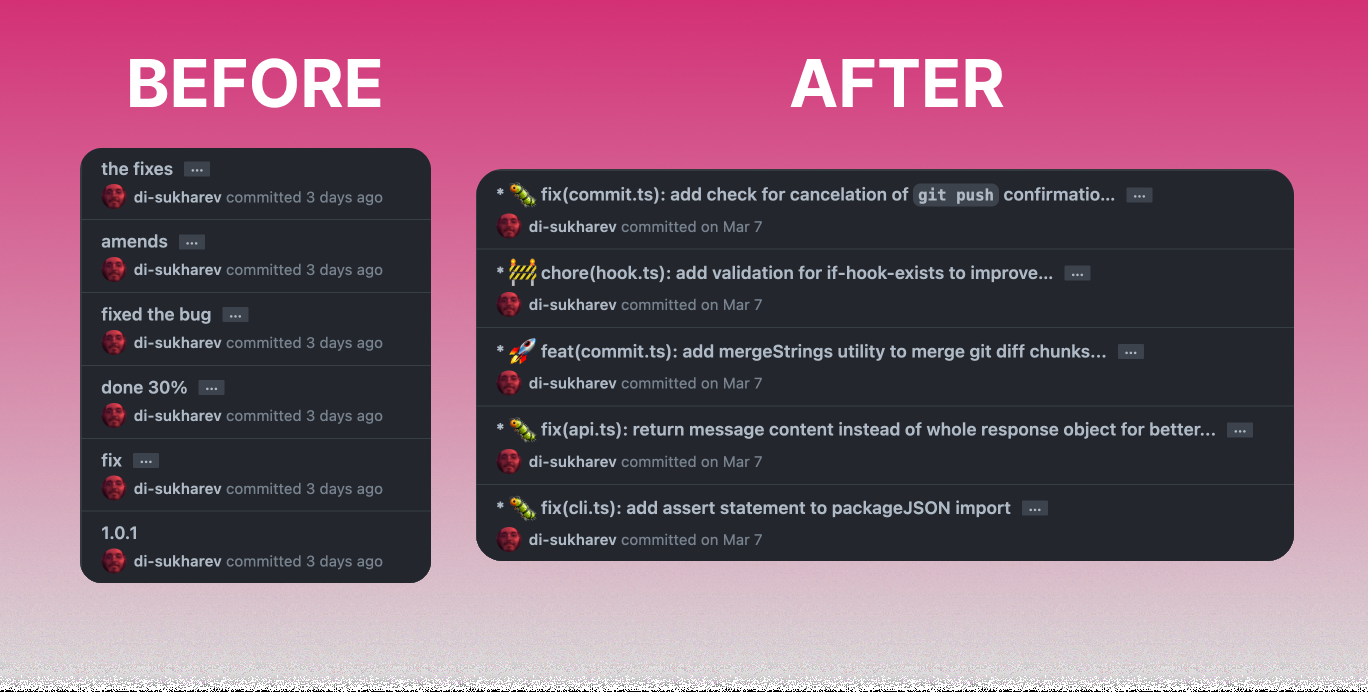
#> input picture opencommit-master/.github/opencommit-example.png, 1368 x 692 px
$ python -i fig.py   (imports and definitions only)
#> lines starting #> are read from the running program, lines starting #| are printed output that depends on the picture
import asyncio
import io
from typing import List, Tuple

import discord
from discord import app_commands
from discord.ext import commands
from PIL import Image, ImageSequence

MAX_SIZE = 512 * 1024  # 512 KB
STICKER_SIZE = (320, 320)
MAX_FIG_SIZE = 512 * 1024  # 512 KB
FIG_DIM = (320, 320)


# [120 lines left out: functions fit_on_canvas, compress_static_image, prepare_gif_frames, compress_gif, fit_on_sticker_canvas, compress_static_image, not called in this run]


def _prepare_gif_frames(data: bytes, scale: float, colors: int) -> Tuple[List[Image.Image], List[int], int]:
    img = Image.open(io.BytesIO(data))
    frames: List[Image.Image] = []
    durations: List[int] = []
    loop = img.info.get("loop", 0)

    for frame in ImageSequence.Iterator(img):
        duration = frame.info.get("duration", 80)

        fitted = fit_on_sticker_canvas(frame.convert("RGBA"), scale=scale)

        # reduz paleta para diminuir tamanho
        paletted = fitted.convert(
            "P", palette=Image.Palette.ADAPTIVE, colors=colors)
        frames.append(paletted)
        durations.append(duration)

    return frames, durations, loop


def compress_gif(data: bytes) -> io.BytesIO:
    """Converte GIF para 320x320 e tenta ficar <= 512KB."""
    attempts = [
        (1.0, 128),
        (0.95, 128),
        (0.9, 96),
        (0.85, 64),
        (0.8, 64),
        (0.75, 48),
        (0.7, 32),
        (0.65, 24),
        (0.6, 16),
    ]

    for scale, colors in attempts:
        frames, durations, loop = _prepare_gif_frames(
            data, scale=scale, colors=colors)

        output = io.BytesIO()
        frames[0].save(
            output,
            format="GIF",
            save_all=True,
            append_images=frames[1:],
            optimize=True,
            loop=loop,
            duration=durations,
            disposal=2,
            transparency=0,
        )
        output.seek(0)

        if output.getbuffer().nbytes <= MAX_SIZE:
            return output

    raise ValueError("Não consegui comprimir o GIF para 512KB.")


# [62 lines that did not run here, left out]


# [2 lines not run here, left out]

>>> import cv2
>>> picture = cv2.imread('../opencommit-master/.github/opencommit-example.png', cv2.IMREAD_GRAYSCALE)
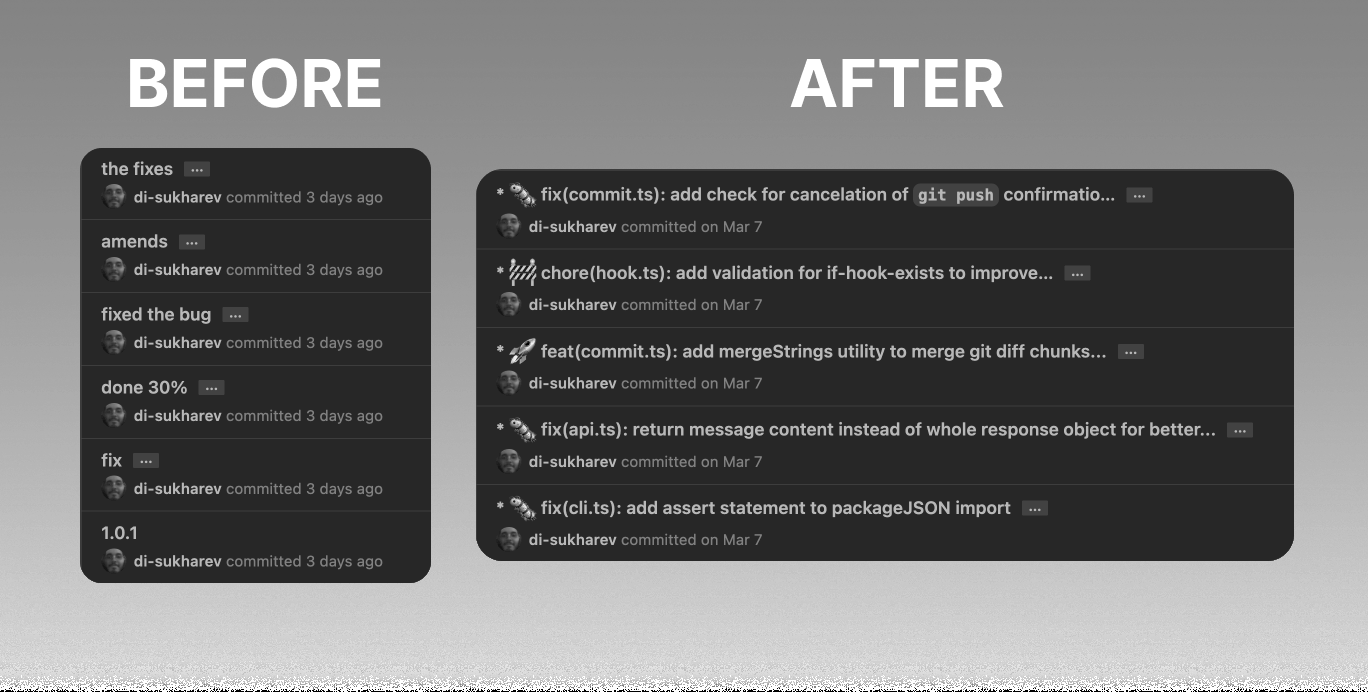
#> picture: shape (692, 1368); min 0, max 255, mean 109.3
>>> result = compress_gif(picture)
#> (the run stopped early here; a loop or call above may not have finished)
